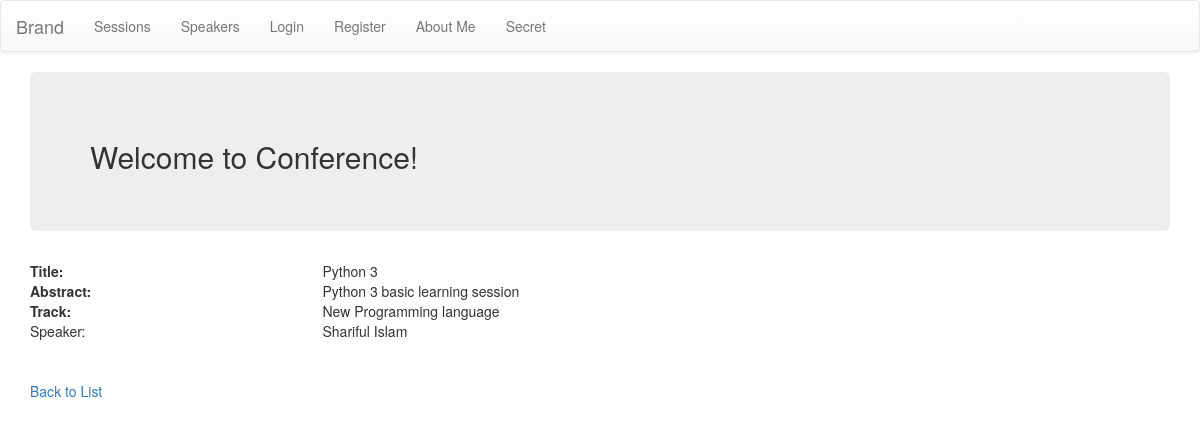
Screenshot of /sessions/2/ with the database file from the repository.
### app/models.py (models this page shows, shortened)
class Session(models.Model):
    title = models.CharField(max_length=50)
    abstract = models.TextField(max_length=2000)
    track = models.ForeignKey(Track, on_delete=models.CASCADE)
    speaker = models.ForeignKey(Speaker, on_delete=models.CASCADE)
    status = models.CharField(max_length=1, choices=SESSION_STATUS)

class Track(models.Model):
    title = models.CharField(max_length=50)
    description = models.TextField(max_length=1000)
    def __str__(self):
        return self.title

class Speaker(models.Model):
    name = models.CharField(max_length=40)
    title = models.CharField(max_length=50)
    bio = models.TextField(max_length=1000)
    twitter = models.CharField(max_length=50, blank=True)
    facebook = models.CharField(max_length=50, blank=True)
    def __str__(self):
        return self.name

### app/views.py (the view)
# urls.py: url(r'^sessions/(?P<pk>[0-9]+)/$', views.SessionDetail.as_view(), name='sessions_detail'),
class SessionDetail(DetailView):
    model = Session

### app/templates/app/session_detail.html
{% extends 'master.html' %}
{% block content %}
    <div class="row">
        <div class="col-md-3"><strong>Title:</strong></div>
        <div class="col-md-9">{{ object.title }}</div>
    </div>
    <div class="row">
        <div class="col-md-3"><strong>Abstract:</strong></div>
        <div class="col-md-9">{{ object.abstract }}</div>
    </div>
    <div class="row">
        <div class="col-md-3"><strong>Track:</strong></div>
        <div class="col-md-9">{{ object.track }}</div>
    </div>
    <div class="row">
        <div class="col-md-3"><string>Speaker:</string></div>
        <div class="col-md-9">{{ object.speaker }}</div>
    </div>
    <br><br>
    <div class="row">
        <div class="col-md-9">
            <a href="{% url 'sessions_list' %}">Back to List</a>
        </div>
    </div>
{% endblock %}

### rows the page displays
Session: title "Python 3", abstract "Python 3 basic learning session", track "New Programming language", speaker "Shariful Islam"
